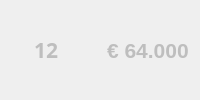
       <widget class="QFrame" name="stage12">
        <property name="enabled">
         <bool>false</bool>
        </property>
        <layout class="QHBoxLayout" name="stage_12">
         <item>
          <spacer name="horizontalSpacer_14">
           <property name="orientation">
            <enum>Qt::Horizontal</enum>
           </property>
           <property name="sizeType">
            <enum>QSizePolicy::Fixed</enum>
           </property>
           <property name="sizeHint" stdset="0">
            <size>
             <width>23</width>
             <height>20</height>
            </size>
           </property>
          </spacer>
         </item>
         <item>
          <widget class="QLabel" name="label_13">
           <property name="maximumSize">
            <size>
             <width>26</width>
             <height>16777215</height>
            </size>
           </property>
           <property name="font">
            <font>
             <family>OpenSymbol</family>
             <pointsize>16</pointsize>
             <weight>75</weight>
             <bold>true</bold>
            </font>
           </property>
           <property name="text">
            <string>12</string>
           </property>
          </widget>
         </item>
         <item>
          <spacer name="horizontalSpacer_20">
           <property name="orientation">
            <enum>Qt::Horizontal</enum>
           </property>
           <property name="sizeType">
            <enum>QSizePolicy::Fixed</enum>
           </property>
           <property name="sizeHint" stdset="0">
            <size>
             <width>12</width>
             <height>20</height>
            </size>
           </property>
          </spacer>
         </item>
         <item>
          <widget class="QWidget" name="widget_12" native="true">
           <property name="maximumSize">
            <size>
             <width>15</width>
             <height>15</height>
            </size>
           </property>
           <property name="styleSheet">
            <string notr="true">border-image:url(:/images/counter_gem.png);</string>
           </property>
          </widget>
         </item>
         <item>
          <spacer name="horizontalSpacer_42">
           <property name="orientation">
            <enum>Qt::Horizontal</enum>
           </property>
           <property name="sizeType">
            <enum>QSizePolicy::Fixed</enum>
           </property>
           <property name="sizeHint" stdset="0">
            <size>
             <width>20</width>
             <height>20</height>
            </size>
           </property>
          </spacer>
         </item>
         <item>
          <widget class="QLabel" name="label_27">
           <property name="font">
            <font>
             <pointsize>16</pointsize>
             <weight>75</weight>
             <bold>true</bold>
            </font>
           </property>
           <property name="text">
            <string>€ 64.000</string>
           </property>
          </widget>
         </item>
        </layout>
       </widget>
